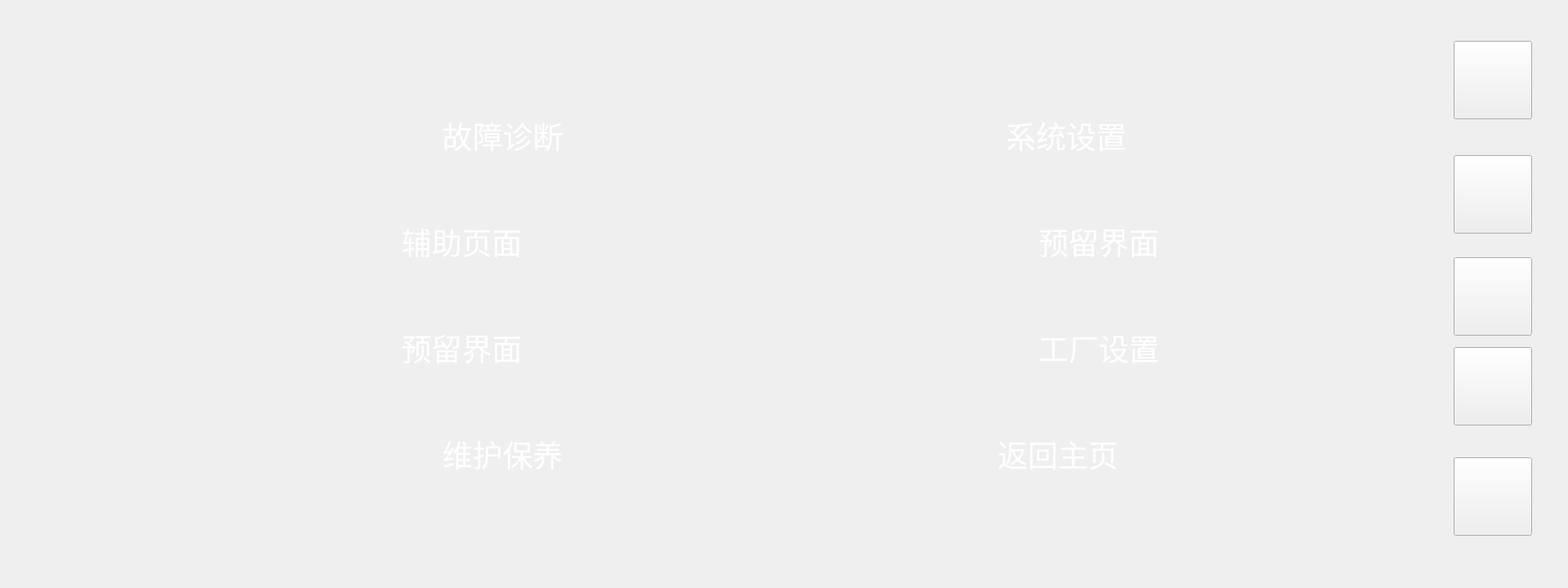
<?xml version="1.0" encoding="UTF-8"?>
<ui version="4.0">
 <class>menuMain</class>
 <widget class="QWidget" name="menuMain">
  <property name="geometry">
   <rect>
    <x>0</x>
    <y>0</y>
    <width>1920</width>
    <height>720</height>
   </rect>
  </property>
  <property name="windowTitle">
   <string>Form</string>
  </property>
  <widget class="QLabel" name="iconBg">
   <property name="geometry">
    <rect>
     <x>0</x>
     <y>0</y>
     <width>1920</width>
     <height>720</height>
    </rect>
   </property>
   <property name="text">
    <string/>
   </property>
   <property name="pixmap">
    <pixmap resource="resources.qrc">:/common/mainbg.png</pixmap>
   </property>
   <property name="scaledContents">
    <bool>true</bool>
   </property>
  </widget>
  <widget class="QPushButton" name="btnDiagnose">
   <property name="geometry">
    <rect>
     <x>520</x>
     <y>130</y>
     <width>191</width>
     <height>71</height>
    </rect>
   </property>
   <property name="font">
    <font>
     <pointsize>28</pointsize>
     <kerning>true</kerning>
    </font>
   </property>
   <property name="focusPolicy">
    <enum>Qt::TabFocus</enum>
   </property>
   <property name="styleSheet">
    <string notr="true">color:white;</string>
   </property>
   <property name="text">
    <string>故障诊断</string>
   </property>
   <property name="default">
    <bool>true</bool>
   </property>
   <property name="flat">
    <bool>true</bool>
   </property>
  </widget>
  <widget class="QPushButton" name="btnAssist">
   <property name="geometry">
    <rect>
     <x>470</x>
     <y>260</y>
     <width>191</width>
     <height>71</height>
    </rect>
   </property>
   <property name="font">
    <font>
     <pointsize>28</pointsize>
    </font>
   </property>
   <property name="focusPolicy">
    <enum>Qt::TabFocus</enum>
   </property>
   <property name="styleSheet">
    <string>color:white;</string>
   </property>
   <property name="text">
    <string>辅助页面</string>
   </property>
   <property name="default">
    <bool>true</bool>
   </property>
   <property name="flat">
    <bool>true</bool>
   </property>
  </widget>
  <widget class="QPushButton" name="btnAnalysis">
   <property name="geometry">
    <rect>
     <x>470</x>
     <y>390</y>
     <width>191</width>
     <height>71</height>
    </rect>
   </property>
   <property name="font">
    <font>
     <pointsize>28</pointsize>
    </font>
   </property>
   <property name="focusPolicy">
    <enum>Qt::TabFocus</enum>
   </property>
   <property name="styleSheet">
    <string>color:white;</string>
   </property>
   <property name="text">
    <string>预留界面</string>
   </property>
   <property name="default">
    <bool>true</bool>
   </property>
   <property name="flat">
    <bool>true</bool>
   </property>
  </widget>
  <widget class="QPushButton" name="btnMaintain">
   <property name="geometry">
    <rect>
     <x>520</x>
     <y>520</y>
     <width>191</width>
     <height>71</height>
    </rect>
   </property>
   <property name="font">
    <font>
     <pointsize>28</pointsize>
    </font>
   </property>
   <property name="focusPolicy">
    <enum>Qt::TabFocus</enum>
   </property>
   <property name="styleSheet">
    <string>color:white;</string>
   </property>
   <property name="text">
    <string>维护保养</string>
   </property>
   <property name="default">
    <bool>true</bool>
   </property>
   <property name="flat">
    <bool>true</bool>
   </property>
  </widget>
  <widget class="QPushButton" name="btnSystem">
   <property name="geometry">
    <rect>
     <x>1210</x>
     <y>130</y>
     <width>191</width>
     <height>71</height>
    </rect>
   </property>
   <property name="font">
    <font>
     <pointsize>28</pointsize>
    </font>
   </property>
   <property name="focusPolicy">
    <enum>Qt::TabFocus</enum>
   </property>
   <property name="styleSheet">
    <string>color:white;</string>
   </property>
   <property name="text">
    <string>系统设置</string>
   </property>
   <property name="default">
    <bool>true</bool>
   </property>
   <property name="flat">
    <bool>true</bool>
   </property>
  </widget>
  <widget class="QPushButton" name="btnHydraulics">
   <property name="geometry">
    <rect>
     <x>1250</x>
     <y>260</y>
     <width>191</width>
     <height>71</height>
    </rect>
   </property>
   <property name="font">
    <font>
     <pointsize>28</pointsize>
    </font>
   </property>
   <property name="focusPolicy">
    <enum>Qt::TabFocus</enum>
   </property>
   <property name="styleSheet">
    <string>color:white;</string>
   </property>
   <property name="text">
    <string>预留界面</string>
   </property>
   <property name="default">
    <bool>true</bool>
   </property>
   <property name="flat">
    <bool>true</bool>
   </property>
  </widget>
  <widget class="QPushButton" name="btnFactory">
   <property name="geometry">
    <rect>
     <x>1250</x>
     <y>390</y>
     <width>191</width>
     <height>71</height>
    </rect>
   </property>
   <property name="font">
    <font>
     <pointsize>28</pointsize>
    </font>
   </property>
   <property name="focusPolicy">
    <enum>Qt::TabFocus</enum>
   </property>
   <property name="styleSheet">
    <string>color:white;</string>
   </property>
   <property name="text">
    <string>工厂设置</string>
   </property>
   <property name="default">
    <bool>true</bool>
   </property>
   <property name="flat">
    <bool>true</bool>
   </property>
  </widget>
  <widget class="QPushButton" name="btnHome">
   <property name="geometry">
    <rect>
     <x>1200</x>
     <y>520</y>
     <width>191</width>
     <height>71</height>
    </rect>
   </property>
   <property name="font">
    <font>
     <pointsize>28</pointsize>
    </font>
   </property>
   <property name="focusPolicy">
    <enum>Qt::TabFocus</enum>
   </property>
   <property name="styleSheet">
    <string>color:white;</string>
   </property>
   <property name="text">
    <string>返回主页</string>
   </property>
   <property name="default">
    <bool>true</bool>
   </property>
   <property name="flat">
    <bool>true</bool>
   </property>
  </widget>
  <widget class="QPushButton" name="pushButton_4">
   <property name="geometry">
    <rect>
     <x>1780</x>
     <y>425</y>
     <width>96</width>
     <height>96</height>
    </rect>
   </property>
   <property name="focusPolicy">
    <enum>Qt::NoFocus</enum>
   </property>
   <property name="styleSheet">
    <string notr="true">
border-image: url(:/common/return.png);</string>
   </property>
   <property name="text">
    <string/>
   </property>
  </widget>
  <widget class="QPushButton" name="pushButton_2">
   <property name="geometry">
    <rect>
     <x>1780</x>
     <y>50</y>
     <width>96</width>
     <height>96</height>
    </rect>
   </property>
   <property name="focusPolicy">
    <enum>Qt::NoFocus</enum>
   </property>
   <property name="styleSheet">
    <string notr="true">border-image: url(:/common/up.png);</string>
   </property>
   <property name="text">
    <string/>
   </property>
  </widget>
  <widget class="QPushButton" name="pushButton_3">
   <property name="geometry">
    <rect>
     <x>1780</x>
     <y>315</y>
     <width>96</width>
     <height>96</height>
    </rect>
   </property>
   <property name="focusPolicy">
    <enum>Qt::NoFocus</enum>
   </property>
   <property name="styleSheet">
    <string notr="true">
border-image: url(:/common/enter.png);</string>
   </property>
   <property name="text">
    <string/>
   </property>
  </widget>
  <widget class="QPushButton" name="pushButton_5">
   <property name="geometry">
    <rect>
     <x>1780</x>
     <y>560</y>
     <width>96</width>
     <height>96</height>
    </rect>
   </property>
   <property name="focusPolicy">
    <enum>Qt::NoFocus</enum>
   </property>
   <property name="styleSheet">
    <string notr="true">
border-image: url(:/common/home.png);</string>
   </property>
   <property name="text">
    <string/>
   </property>
  </widget>
  <widget class="QPushButton" name="pushButton">
   <property name="geometry">
    <rect>
     <x>1780</x>
     <y>190</y>
     <width>96</width>
     <height>96</height>
    </rect>
   </property>
   <property name="focusPolicy">
    <enum>Qt::NoFocus</enum>
   </property>
   <property name="styleSheet">
    <string notr="true">
border-image: url(:/common/down.png);</string>
   </property>
   <property name="text">
    <string/>
   </property>
   <property name="default">
    <bool>false</bool>
   </property>
   <property name="flat">
    <bool>false</bool>
   </property>
  </widget>
 </widget>
 <resources>
  <include location="resources.qrc"/>
 </resources>
 <connections/>
</ui>
